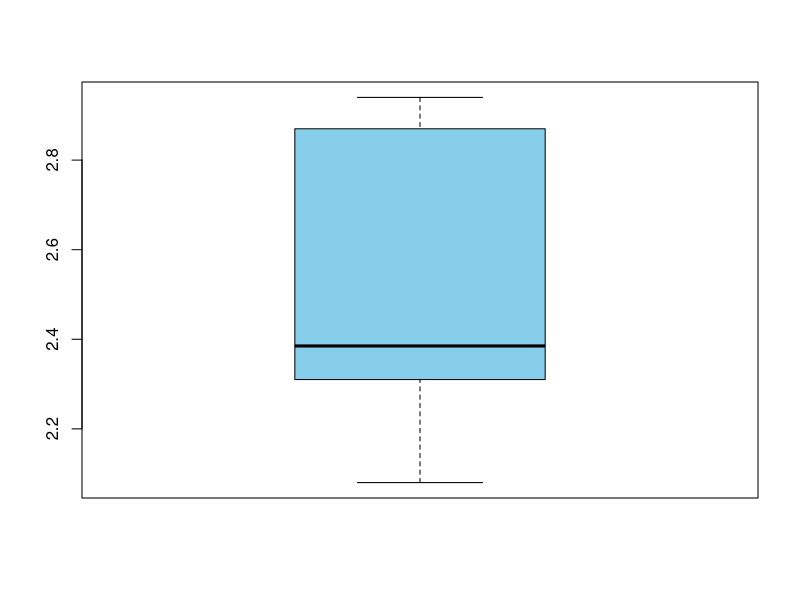

Generate this figure with R: (Note: this script raises an error after producing the figure.)

set.seed(1)
beonho <- round(runif(10, 1, 100))
beonho
height <- c(175, 170, 180, 170, 172, 180, 173, 180, 165, 170)
weight <- c(88, 70, 76, 85, 80, 75, 69, 75, 80, 60)

bmi.r <- (weight*1000)/(height**2)
bmi.r
bmi <- round(bmi.r, 2)
bmi
bmi.df <- data.frame(beonho, height, weight, bmi)  
bmi.df

library(dplyr)
bmi.df %>% mutate(decision=ifelse(bmi>-2.5, "over", "normal"))
bmi.df

bmi.df %>% arrange(bmi)
bmi.df %>% arrange(beonho)
bmi.df %>% arrange(desc(beonho))
bmi.df %>% arrange(height, weight)

bmi.df
bmi.df
mean(bmi.df$height)
sd(bmi.df$height)
mean(bmi.df$weight)
sd(bmi.df$weight)

bmi
attach(bmi.df)
beonho
bmi
height
weight


lst <- list(name="Kim Gildong", dept="Sales", salary = 40000000, union=T)
lst
unlst <- unlist(lst)
unlst
length(height)
var(height)
sd(height)
sqrt(var(height))
se <- sd(height)/sqrt(length(height))
se

detach(bmi.df)
bmi.df

bmi.df$bmi
summary(bmi.df$bmi)
quantile(bmi.df$bmi)

summary(bmi.df$bmi)

quantile(bmi.df$bmi)
quantile(bmi.df$bmi, probs=c(0, 0.5, 0.8))
boxplot(bmi.df$bmi, col="sky blue")

bmi <- c(bmi.df$bmi)
bmi
sort(bmi)
sort(bmi, decreasing=TRUE)



is.numeric(score1$haksaeng)
is.ch

bmi.df


data()
data(iris)
iris
head(iris)
head(iris, 10)
tail(iris)
iris
dim(iris)
str(iris)
summary(iris)
?iris
View(iris)
length(iris)
mode(iris)

head(iris)
names(iris)
row.names(iris)
length(iris)
class(iris)

name <- c("Kim", "Lee", "Park", "Choi", "Kang", "Shin")
height <- c(160, 170, 180, 172, 182, 170)
gender <- c("female", "male", "female", "female", "male", "male")

ks.df
temp.df <- ks.df
temp.df

library(dplyr)
ks.df <- data.frame(name, height, gender, stringsAsFactors = F)
add <- data.frame(name="Hong", height=165, gender="male", stringsAsFactors = F)
add
summary(ks.df)

ks.df1 <- bind_rows(ks.df, add)



data(iris)
library(dplyr)
iris.anal<-iris
iris.anal
iris.anal <- rename(iris.anal, SL=Sepal.Length, SW=Sepal.Width, PL=Petal.Length, PW=Petal.Width, Type=Species)
head(iris.anal)
iris.anal 


attach(iris.anal)
mean(SL)
sd(PW)

Type
iris.anal %>% filter(Type=="setosa") %>% summarise(mean.sl=mean(SL), sd.sl=sd(SL))

install.packages("doBy")
library(doBy)
summary(iris)
summaryBy(Sepal.Width ~ Species, iris)
summaryBy(Sepal.Width+Sepal.Length ~ Species, iris)
?summaryBy

iris.anal %>% summarise(mean.sl = mean(SL), sd.sl=sd(SL), round(mean.sl, 2))



#scatter plot
data()
data(trees)
str(trees)
head(trees)
dim(trees)
plot(trees)
plot(trees$Girth, trees$Volume)


library('ggplot2')
data(iris)
str(iris)
head(iris)
head(iris)
plot(iris)
plot(iris$Sepal.Length, iris$Sepal.Width)
qplot(data=iris, Sepal.Length, Sepal.Width, col=Species)
qplot(data=iris, Sepal.Length, Sepal.Width, col=Species, size=Sepal.Length)
qplot(data=iris, Sepal.Length, Sepal.Width, col=Species, geom="line", main="Love Iris")



#lattice
data(trees)
library(lattice)

mini = min(trees$Volume)
maxi = max(trees$Volume)
r=ceiling((maxi-mini)/5)

mini
maxi
inf = seq(mini, maxi, r)
inf

trees$Volume = factor(floor((trees$Volume - mini)/r), labels=paste(inf, inf+r, sep="-"))
xyplot(Girth ~ Height | Volume, data=trees, main ="TREE")
splom(trees[, 1:3])
cloud(data=trees, Volume~Height*Girth, sub="NAMU")
bwplot(data=trees, Volume~Girth, main='TREE')



##########bar chart
Gap <- c(354, 250, 234, 312)
Eul <- c(234, 450, 200, 250)
sales.k <- matrix(c(Gap, Eul), ncol=4, byrow=T, dimnames=list(c("Gap", "Eul"), c("Jan", "Feb", "Mar", "Apr")))
sales.k


rowsum <- apply(sales.k, 1, sum)
rowsum
colsum <- apply(sales.k, 2, sum)
colsum

barplot(sales.k,  main="Total Sales", xlab="Month", ylab="Sales", names.arg=c("Jan", "Feb", "Mar", "Apr"), 
        border="blue", col=rainbow(2), ylim=(c(0, 1000)))
legend(4, 1000, c("Gap Store", "Eul Store"), cex=0.7, fill=rainbow(2))

barplot(sales.k, main="Total Sales by Month", xlab="Month", ylab="Sales", beside=T, names.arg=c("Jan", "Feb", "Mar", "Apr"),
        col=rainbow(2), ylim=(c(0, 500)))
legend(10, 500, c("Gap", "Eul"), cex=0.7, fill=rainbow(2))


sales.k
t(sales.k)
barplot(t(sales.k), main="Total Sales by Store", xlab="Store", ylab="Sales", beside=T, names.arg=c("Gap", "Eul"),
        border="blue", col=rainbow(4), ylim=(c(0, 400)))

#ggplot2
library(ggplot2)
Month <- c("Jan", "Feb", "Mar", "Apr")
Gap <- c(354, 250, 234, 312)
Eul <- c(234, 450, 200, 250)
sales.df <- data.frame(Month, Gap, Eul)
sales.df

Month <- rep(c("Jan", "Feb", "Mar", "Apr"), each=2, len=8)
Month
Store <- rep(c("Gap", "Eul"), times=4)
Store
Sales <- c(354, 234, 250, 450, 234, 200, 312, 250)
sales.df2 <- data.frame(Month, Store, Sales)
sales.df2

d <- ggplot(sales.df2, aes(x=Month, y=Sales, fill=Store))+geom_col()
d+scale_x_discrete(limits=c("Jan", "Feb", "Mar", "Apr"))


Pct <- round((Sales/600)*100, 1)
sales.df2
sales.df2 <- data.frame(sales.df2, Pct)
d <- ggplot(sales.df2, aes(Month, Pct, fill=Store))+geom_col()
d + scale_x_discrete(limits=c("Jan", "Feb", "Mar", "Apr"))

?reorder
Month
Sales
Month
Sales
reorder(Month, Sales)

ggplot(data=sales.df2, aes(x= reorder(Month , -Sales), y=Sales, fill=Store))+ geom_col()
ggplot(data=sales.df2, aes(x=reorder(Month, -Sales), y=Sales, fill=Store))+geom_col()+ coord_flip()


ht<- data.frame(name=c("kim", "lee", "park"), height=c(160, 170, 180))
wt <- data.frame(student=c("kim", "lee", "park", "choi"), weight=c(60, 70, 80, 72))
ht
wt
body1 <- merge(ht, wt, by.x="name", by.y="student")
body1


###relation

frt <- c(7, 17, 27, 18, 9, 10)
vgt <- c(2, 4, 7, 5, 3, 3)

mean(frt)
sd(frt)
mean(vgt)
sd(vgt)
cov(frt, vgt)
plot(frt, vgt)

cor.test(frt, vgt)
cor(frt, vgt)

mat1 <- matrix(1:12, ncol=4, dimnames=list(c("rice", "bread", "vegetable"), 
                                          c("Seoul", "Daejeon", "Busan", "Gwangju")))
mat1

mat3 <- rbind(mat1, colSums(mat1))
mat2 <- cbind(mat3, rowSums(mat3))
mat2

colnames(mat2) <- c("Seoul", "Daejeon", "Busan", "Gwangju", "total")
rownames(mat2) <- c("rice", "bread", "vegetable", "total")
mat2

apply(mat2, 1, sum)
apply(mat2, 2, sum)
mat2
mat1
apply(mat1, 1, quantile)


mid <- matrix(c(60, 80, 70, 45, 65, 95), ncol=2, dimnames=list(c("kim", "kang", "shin"), c("math", "english"))) 
mid
final <- matrix(c(70, 90, 60, 55, 75, 85), ncol=2, dimnames=list(c("kim", "kang", "shin"), c("math", "english")))

mid
final

total.array <- array(data=c(mid, final), dim=c(3, 2, 2), dimnames = list(c("kim", "kang", "shin"), 
                                                                         c("math", "english"), c("mid", "final")))
total.array
attributes(total.array)
dimnames(total.array)
